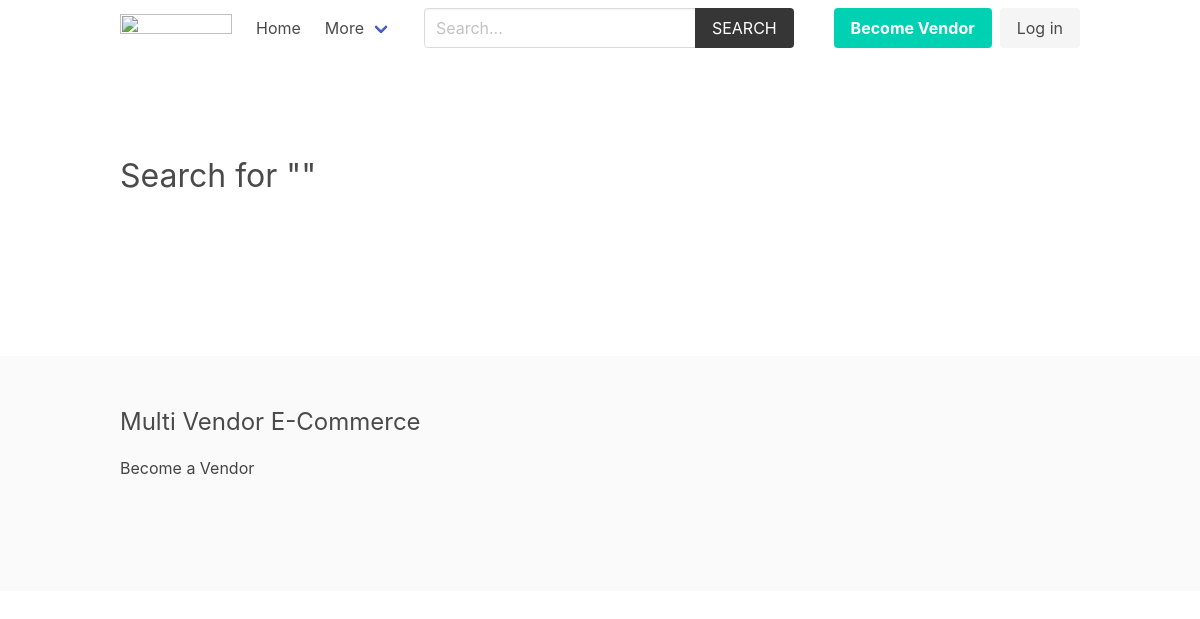
Before: /product/search with the older database file.
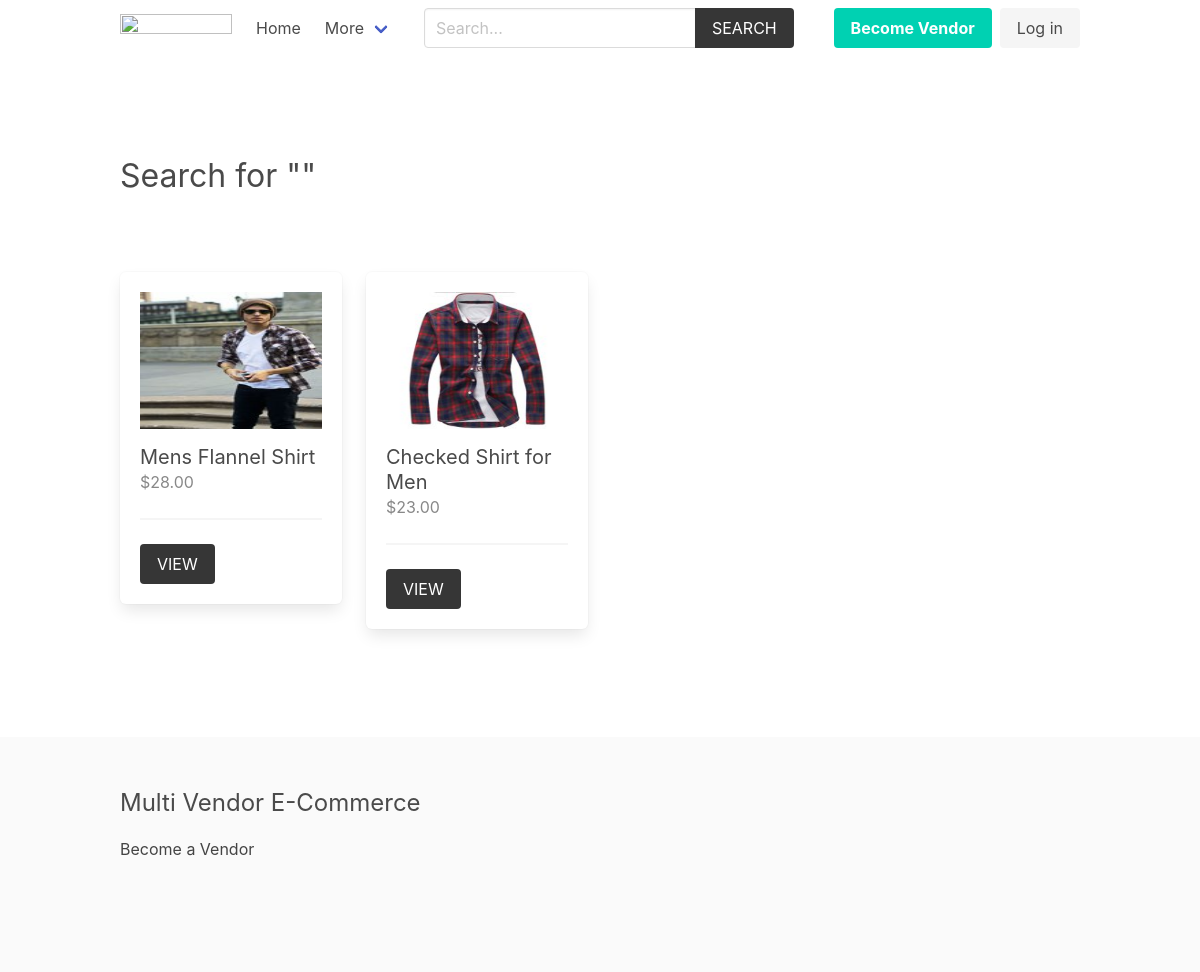
After: the same page with the newer database file.
### product/models.py (models this page shows, shortened)
class Product(models.Model):
    category = models.ForeignKey(Category, related_name='products', on_delete=models.CASCADE)
    vendor = models.ForeignKey(Vendor, related_name="products", on_delete=models.CASCADE)
    title = models.CharField(max_length=50)
    slug = models.SlugField(max_length=55)
    description = models.TextField(blank=True, null=True)
    price = models.DecimalField(max_digits=6, decimal_places=2)
    added_date = models.DateTimeField(auto_now_add=True)
    image = models.ImageField(upload_to='uploads/', blank=True, null=True)
    thumbnail = models.ImageField(upload_to='uploads/', blank=True, null=True) # Change uploads to thumbnails
    class Meta:
        ordering = ['-added_date']
    def get_thumbnail(self):
        if self.thumbnail:
            return self.thumbnail.url

### product/views.py (the view)
# urls.py: path('search', views.search, name="search"),
def search(request):
    query = request.GET.get('query', '') # second is default parameter which is empty
    products = Product.objects.filter(Q(title__icontains=query) | Q(description__icontains=query))
    return render(request, 'product/search.html', {'products':products, 'query': query})

### templates/product/search.html (shortened to what this page needs)
{% extends 'core/base.html' %}
{% block content %}
    <div class="columns is-multiline mb-6">
        <div class="column is-12 has-test-centered mt-6 mb-6">
            <h2 class="is-size-3"> Search for "{{query}}"</h2>
        </div>
        {% for product in products %}
            {% include 'product/parts/list_item.html' %}
        {% endfor %}
    </div>
{% endblock content %}

### templates/core/base.html (shortened to what this page needs)
{% load static %}
<!DOCTYPE html>
<html lang="en">
<head>
    <link rel="stylesheet" href="https://cdn.jsdelivr.net/npm/bulma@0.9.2/css/bulma.min.css">
    <link rel="stylesheet" href="{% static 'css/main.css' %}">
</head>
<body>
    <div class="container">
        <nav class="navbar" role="navigation" aria-label="main navigation">
            <div class="navbar-brand">
                <a class="navbar-item" href="{% url 'core:home' %}">
                <img src="https://bulma.io/images/bulma-logo.png" width="112" height="28">
                </a>
            </div>
            <div id="navbarBasicExample" class="navbar-menu">
                <div class="navbar-start">
                <a class="navbar-item" href="{% url 'core:home' %}">
                    Home
                </a>
                <div class="navbar-item has-dropdown is-hoverable">
                    <a class="navbar-link">
                    More
                    </a>
                </div>
                </div>
                <div class="navbar-start">
                    <div class="navbar-item">
                        <form method="get" action="{% url 'product:search' %}">
                            <div class="field has-addons">
                                <div class="control">
                                    <input type="search" name="query" id="" class="input" placeholder="Search...">
                                </div>
                                <div class="control">
                                    <button class="button is-dark is-uppercase">Search</button>
                                </div>
                            </div>
                        </form>
                    </div>
                </div>
                <div class="navbar-end">
                {% if request.user.is_authenticated %}
                <div class="navbar-item has-dropdown is-hoverable">
                    <a class="navbar-link is-capitalized">
                    {{user.vendor.name}}
                    </a>
                    <div class="navbar-dropdown">
                    <a class="navbar-item" href="{% url 'vendor:vendor-admin' %}">
                        Vendor Admin
                    </a>
                    <a class="navbar-item" href="{% url 'vendor:add-product' %}">
                        Add Product
                    </a>
                    <a class="navbar-item">
                        Contact
                    </a>
                    <hr class="navbar-divider">
                    <a class="navbar-item" href="{% url 'vendor:logout' %}">
                        Logout
                    </a>
                    </div>
                </div>
                {% else %}
                <div class="navbar-item">
                    <div class="buttons">
                        <a class="button is-primary" href="{% url 'vendor:become-vendor' %}">
                            <strong>Become Vendor</strong>
                        </a>
                        <a class="button is-light" href="{% url 'vendor:login' %}">
                            Log in
                        </a>
                    </div>
                </div>
                {% endif %}
                </div>
            </div>
            </nav>
    </div>
    <section class="section">
        <div class="container">
            {% block content %}{% endblock content %}
        </div>
    </section>
    <footer class="footer">
        <div class="container">
            <h3 class="is-size-4 mb-4">Multi Vendor E-Commerce</h3>
            {% if request.user.is_authenticated %}
                <a href="{% url 'vendor:vendor-admin' %}">Vendor Admin</a>
            {% else %}
                <a href="{% url 'vendor:become-vendor' %}">Become a Vendor</a>
            {% endif %}
        </div>
    </footer>
</body>
</html>

### templates/product/parts/list_item.html
<div class="column is-3 product-list-item">
                <div class="box">
                    <figure class="image is-4by3 mb-4">
                        <img src="{{ product.get_thumbnail }}" alt="{{product.title}}">
                    </figure>
                    <h2 class="subtitle">{{product.title}}</h2>
                    <h3 class="price is-size-6 mb-5">${{product.price}}</h3>
                    <hr>
                    <a href="{% url 'product:product' product.category.slug product.slug %}" class="button is-dark is-uppercase">View</a>
                </div>
            </div>

### core/static/css/main.css (style rules this page uses)
.footer a { margin-bottom: 15px; display: inline-block; color: #444; }
.product-list-item .box .subtitle { margin-bottom: 0; }
.product-list-item .box .price { color: #888; }

Changed rows visible on the page:
added Product: get_thumbnail (picture), title "Mens Flannel Shirt", price "28.00"
added Product: get_thumbnail (picture), title "Checked Shirt for Men", price "23.00"
